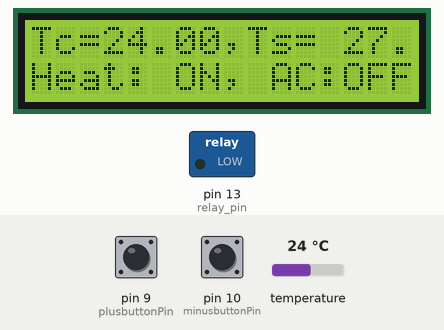
The sketch below on a simulated Arduino Uno, built with avr-gcc and run on an emulated ATmega328P. On the bench: 16×2 character LCD, switched loads named in the sketch (green lamp = pin HIGH). The inputs (shaded band) are chosen by the test bench; at power-on: temperature 24 °C, pin 9 (plusbuttonPin) LOW, pin 10 (minusbuttonPin) LOW. What the sketch prints to the serial monitor is not drawn.

Above: at 1.2 s.
1.3 s: temperature set to 28.6 °C
At 1.82 s:
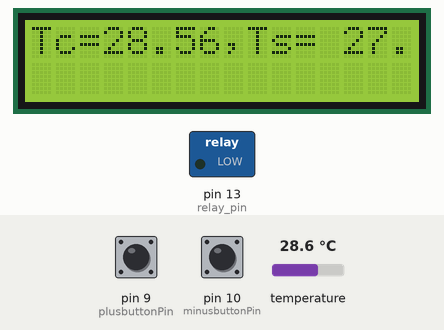
5.2 s: temperature set to 29.6 °C
At 6.1 s:
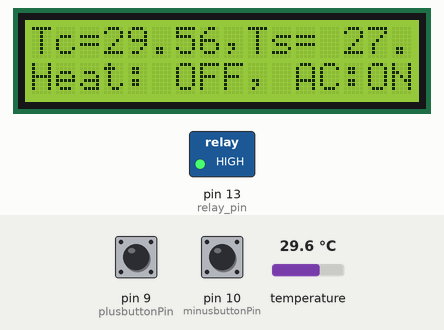
8.6 s: pin 9 (plusbuttonPin) pulled HIGH for 1.15 s
At 9.03 s:
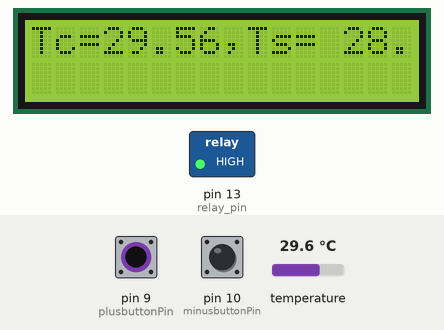
11.2 s: pin 10 (minusbuttonPin) pulled HIGH for 3.2 s
At 13.2 s:
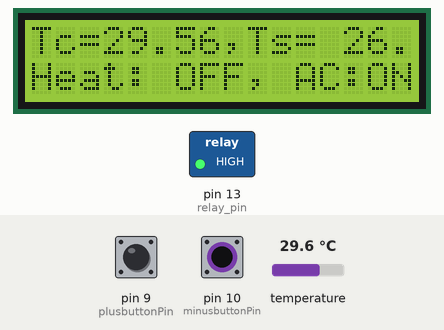
15.9 s: pin 10 (minusbuttonPin) pulled HIGH for 1.15 s
At 16.9 s:
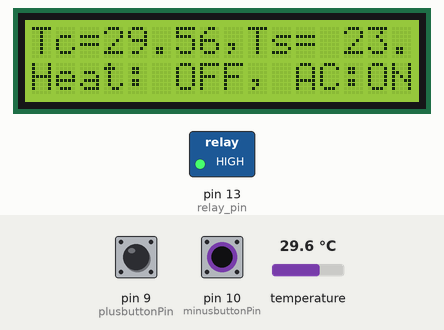
18.5 s: temperature set to 21.8 °C
At 19.4 s:
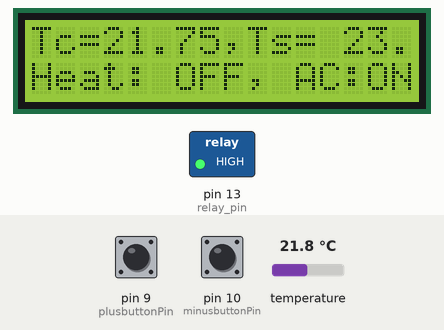
22.4 s: temperature set to 20.4 °C
Timing chart, 0 to 24.9 s (numbered marks = the images above; inputs shaded):
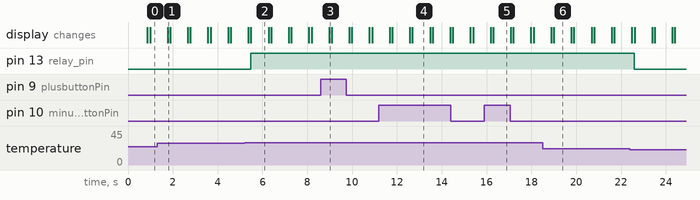

Measured:
- the behaviour switches between 29 and 29.1 °C on temperature (found by bisection; images 1 and 2)
- after the input at 1.3 s, the display: changes after 0.47 s (image 1)
- after the input at 5.2 s, pin 13 (relay_pin): LOW → HIGH after 0.27 s; the display: first changes after 0.17 s (image 2 shows a later state)
- after the input at 8.6 s, the display: changes after 0.37 s (image 3)
- after the input at 11.2 s, the display: first changes after 0.48 s (image 4 shows a later state)
- after the input at 15.9 s, the display: first changes after 0.28 s (image 5 shows a later state)
- after the input at 18.5 s, the display: first changes after 0.38 s (image 6 shows a later state)
- after the input at 22.4 s, pin 13 (relay_pin): HIGH → LOW after 0.18 s

The sketch:

Smart_home.ino
```cpp
#include <OneWire.h>
#include <DallasTemperature.h>
#include <Wire.h>
#include <LiquidCrystal_I2C.h>

/********************************************************************/
// Data wire is plugged into pin 2 on the Arduino
#define ONE_WIRE_BUS 2

/********************************************************************/
// Setup a oneWire instance to communicate with any OneWire devices
// (not just Maxim/Dallas temperature ICs)
OneWire oneWire(ONE_WIRE_BUS);

LiquidCrystal_I2C lcd (0x27, 16, 2); // set the LCD address to 0x27 for a16 chars and 2 line display

int relay_pin = 13;
double Tset = 27;
double Tcur = 0;
int plusbuttonPin = 9;
int minusbuttonPin = 10;
int buttonState = 0;
double T_tolerance = 2;

int Heater = 0;
int AC = 0;

// Pass our oneWire reference to Dallas Temperature.
DallasTemperature sensors(&oneWire);

/********************************************************************/
/********************************************************************/
/********************************************************************/
void setup(void)
{
  pinMode(relay_pin, OUTPUT);
  pinMode(plusbuttonPin, INPUT);
  pinMode(minusbuttonPin, INPUT);


  lcd.begin();

  // Turn on the blacklight and print a message.
  lcd.backlight();
  lcd.print("Hi");
  Serial.begin(9600);
  // start serial port
  Serial.println("Dallas Temperature IC Control Library Demo");
  // Start up the library
  sensors.begin();
}
/********************************************************************/
/********************************************************************/
/********************************************************************/
void loop(void)
{
  //Serial.print(" Requesting temperatures...");
  sensors.requestTemperatures(); // Send the command to get temperature readings
  //Serial.println("DONE");
  //Serial.print("Temperature is: ");
  Tcur = sensors.getTempCByIndex(0);
  //Serial.print(Tcur); // Why "byIndex"?

  buttonState = digitalRead(plusbuttonPin);
  if (buttonState == HIGH) {
    // increase temperature:
    Tset = Tset + 1;
  }

  buttonState = digitalRead(minusbuttonPin);
  if (buttonState == HIGH) {
    // decrease the temperature:
    Tset = Tset - 1;
  }


  lcd.clear();
  lcd.setCursor(0, 0);
  lcd.print("Tc=");
  lcd.print(Tcur);
  //lcd.print(",");
  lcd.print(",Ts= ");
  lcd.print(Tset);
  //lcd.print(" C");
  delay(100);

  //if relay_pin == HIGH then fan is turned on and heater is turned off
  //if relay_pin == LOW then fan is turned off and heater is turned on

  if (Tcur <= Tset - T_tolerance)
  {
    digitalWrite(relay_pin, LOW);    // turn the A/C off and Heater on
    Heater = 1;
    AC = 0;
    //delay(4000);                       // wait for a second
  }
  else if (Tcur  > Tset + T_tolerance) {
    digitalWrite(relay_pin, HIGH);   // turn the A/C on and Heater off
    //delay(4000);                       // wait for a second
    Heater = 0;
    AC = 1;
  }

  lcd.setCursor(0, 1);
  lcd.print("Heat: ");
  if (Heater == 1)
  {
    lcd.print("ON");
  }
  else {
    lcd.print("OFF");
  }

  lcd.print(", AC:");
  if (AC == 1)
  {
    lcd.print("ON");
  }
  else {
    lcd.print("OFF");
  }
}
```
